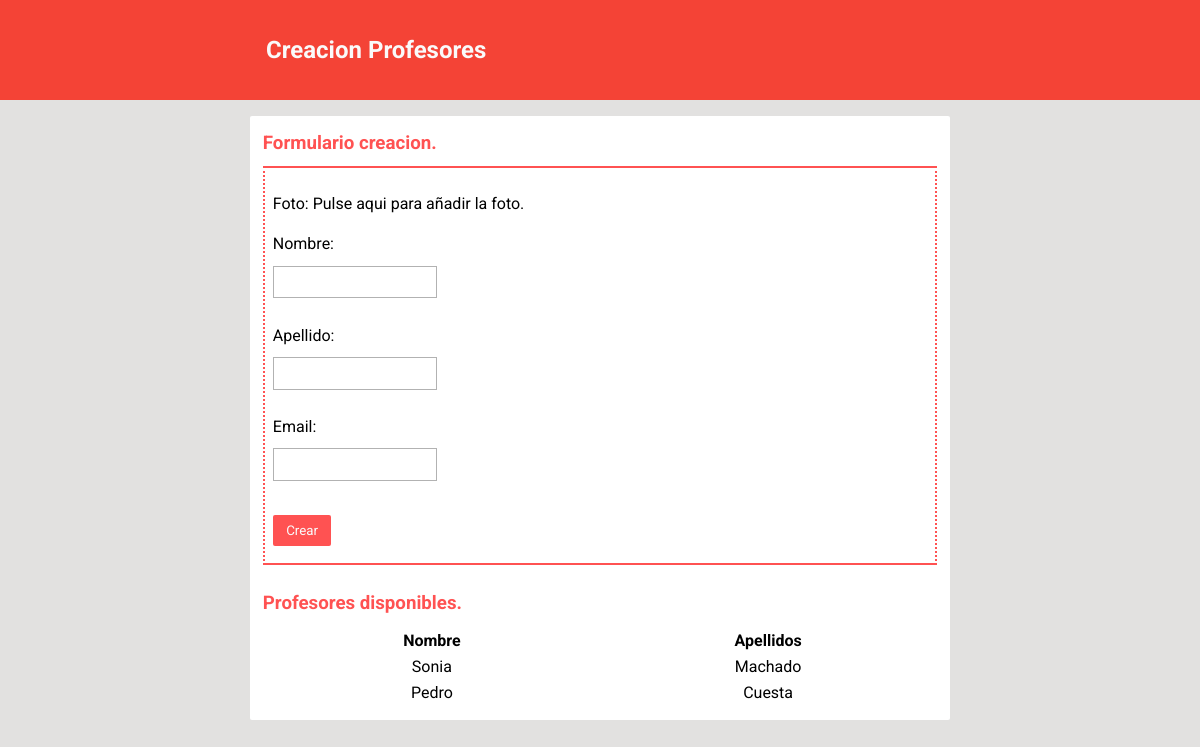
/setup/crearProfesores/, run on the app's committed database.
### setup/models.py (models this page shows, shortened)
class Profesor(models.Model):
    foto = models.ImageField(blank=True, upload_to="static/profesorPhotos/", default="static/alumnoPhotos/default-profile.png  ")
    nombre = models.CharField(max_length=50)
    apellido = models.CharField(max_length=50)
    email = models.EmailField()
    username = models.CharField(max_length=101)
    password = models.CharField(max_length=20)
    token = models.CharField(max_length=40)
    class Meta:
        verbose_name = "Profesor"
        verbose_name_plural = "Profesores"

### setup/views.py (the view)
def crearProfesoresView(request):   # VISTA
    if request.method == 'POST':
        datosFormulario = request.POST
        formUsuario = ProfesorForm(datosFormulario)
        if formUsuario.is_valid():
            guardarUsuario(formUsuario)
            return HttpResponseRedirect('/setup/crearProfesores')
    context = crearContextoProfesor()
    return render(request, setupTemplate, context)

### setup/forms.py
class ProfesorForm(forms.ModelForm):
    class Meta:
        model = Profesor
        exclude = ['username', 'password', 'token']
        labels = {
            'foto': _('Foto: Pulse aqui para añadir la foto.'),
        }

### setup/views.py (called while the page is built)
def crearContextoProfesor():
    formProfesor = ProfesorForm()
    todosProfesores = Profesor.objects.all().order_by('id')
    context = {
        'form': formProfesor,
        'todosProfesores': todosProfesores,
        'tipoFormulario': 'Profesores'
    }
    return context

### templates/setup.html (shortened to what this page needs)
{% load static %}
<!DOCTYPE HTML>
<html lang="es">
<head>
    <link rel="stylesheet" href="//cdn.materialdesignicons.com/2.0.46/css/materialdesignicons.min.css">
	<link rel="stylesheet" href="{% static "css/setup.css" %}">
</head>
<body>
	{% if form %}
		<header id="pageTitle">
	        <div>
	            <h2>Creacion {{ tipoFormulario }}</h2>
	        </div>
	    </header>
	    <div id="container">
	    	<h3>Formulario creacion.</h3>
			<form method="post" id="creationForm">
				{{ form.as_p }}
				<input type="submit" value="Crear" />
			</form>
	    	<br>
	    	<h3>{{ tipoFormulario }} disponibles.</h3>
			<table style="width:100%">
				{% if tipoFormulario == "Profesores" %}
					<tr>
						<th>Nombre</th>
						<th>Apellidos</th>
					</tr>
					{% for profesor in todosProfesores%}
						<tr>
							<td>{{ profesor.nombre }}</td>
							<td>{{ profesor.apellido }}</td>
						</tr>
					{% endfor %}
				{% endif %}
			</table>
	    </div>
	{% endif %}
</body>
</html>

### static/css/setup.css (style rules this page uses)
* { margin: 0; padding: 0; border: 0; -webkit-box-sizing: border-box; box-sizing: border-box; font-family: 'Roboto', sans-serif; outline: none; text-decoration: none; line-height: 1.5; }
body { background-color: #e2e1e0; }
#pageTitle { background-color: #F44336; color: #fafafa; padding: 1em; text-align: center; position: relative; }
#pageTitle>div { width: 90%; max-width: 700px; display: -webkit-box; display: -ms-flexbox; display: flex; margin: 1em auto; }
#container { width: 90%; max-width: 700px; background-color: #fff; margin: 1em auto; list-style: none; padding: 0.8em; border-radius: 2px; }
#container>h3 { color: #FF5252; margin-bottom: 0.5em; }
#creationForm { border: 2px solid #FF5252; padding: 0.5em; border-top-style: solid; border-right-style: dotted; border-bottom-style: solid; border-left-style: dotted; }
#creationForm>p { -webkit-margin-before: 1em; -webkit-margin-after: 1em; -webkit-margin-start: 0px; -webkit-margin-end: 0px; }
#creationForm>p>label { display: block; width: 100%; }
input, select { margin: 0.7em 0; }
input[type=submit] { background-color: #FF5252; color: #fafafa; padding: 0.4em 1em; border-radius: 2px; cursor: pointer; }
#creationForm>p>input, #creationForm>p>select { border: 1px solid rgba(0,0,0,.3); padding: 0.4em; }
table { table-layout: fixed; width: 100%; text-align: center; }

### data on the page
Profesor: nombre "Sonia", apellido "Machado"
Profesor: nombre "Pedro", apellido "Cuesta"

### other printed values
{{ tipoFormulario }} "Profesores"
